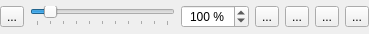
<?xml version="1.0" encoding="UTF-8"?>
<ui version="4.0">
 <class>Form</class>
 <widget class="QWidget" name="Form">
  <property name="geometry">
   <rect>
    <x>0</x>
    <y>0</y>
    <width>369</width>
    <height>34</height>
   </rect>
  </property>
  <property name="windowTitle">
   <string>Form</string>
  </property>
  <layout class="QGridLayout" name="gridLayout">
   <property name="leftMargin">
    <number>0</number>
   </property>
   <property name="topMargin">
    <number>0</number>
   </property>
   <property name="rightMargin">
    <number>0</number>
   </property>
   <property name="bottomMargin">
    <number>0</number>
   </property>
   <item row="0" column="0">
    <layout class="QHBoxLayout" name="horizontalLayout">
     <item>
      <widget class="QToolButton" name="btn_zoomOut">
       <property name="focusPolicy">
        <enum>Qt::ClickFocus</enum>
       </property>
       <property name="toolTip">
        <string>Decrease zoom level</string>
       </property>
       <property name="text">
        <string>...</string>
       </property>
       <property name="icon">
        <iconset resource="res.qrc">
         <normaloff>:/view/icon/zoom_out.png</normaloff>:/view/icon/zoom_out.png</iconset>
       </property>
       <property name="iconSize">
        <size>
         <width>26</width>
         <height>26</height>
        </size>
       </property>
      </widget>
     </item>
     <item>
      <widget class="QSlider" name="hs_zoom">
       <property name="minimumSize">
        <size>
         <width>100</width>
         <height>0</height>
        </size>
       </property>
       <property name="styleSheet">
        <string notr="true"/>
       </property>
       <property name="minimum">
        <number>1</number>
       </property>
       <property name="maximum">
        <number>1000</number>
       </property>
       <property name="value">
        <number>100</number>
       </property>
       <property name="orientation">
        <enum>Qt::Horizontal</enum>
       </property>
       <property name="invertedControls">
        <bool>false</bool>
       </property>
       <property name="tickPosition">
        <enum>QSlider::TicksBelow</enum>
       </property>
       <property name="tickInterval">
        <number>100</number>
       </property>
      </widget>
     </item>
     <item>
      <widget class="QSpinBox" name="sp_zoom">
       <property name="toolTip">
        <string>Zoom Level</string>
       </property>
       <property name="alignment">
        <set>Qt::AlignCenter</set>
       </property>
       <property name="suffix">
        <string> %</string>
       </property>
       <property name="prefix">
        <string/>
       </property>
       <property name="minimum">
        <number>1</number>
       </property>
       <property name="maximum">
        <number>1000</number>
       </property>
       <property name="singleStep">
        <number>1</number>
       </property>
       <property name="value">
        <number>100</number>
       </property>
      </widget>
     </item>
     <item>
      <widget class="QToolButton" name="btn_zoomIn">
       <property name="focusPolicy">
        <enum>Qt::ClickFocus</enum>
       </property>
       <property name="toolTip">
        <string>Increase zoom level</string>
       </property>
       <property name="text">
        <string>...</string>
       </property>
       <property name="icon">
        <iconset resource="res.qrc">
         <normaloff>:/view/icon/zoom_in.png</normaloff>:/view/icon/zoom_in.png</iconset>
       </property>
       <property name="iconSize">
        <size>
         <width>26</width>
         <height>26</height>
        </size>
       </property>
      </widget>
     </item>
     <item>
      <widget class="QToolButton" name="btn_fitWindow">
       <property name="focusPolicy">
        <enum>Qt::ClickFocus</enum>
       </property>
       <property name="toolTip">
        <string>Zoom follows window size</string>
       </property>
       <property name="text">
        <string>...</string>
       </property>
       <property name="icon">
        <iconset resource="res.qrc">
         <normaloff>:/view/icon/fit_window.png</normaloff>:/view/icon/fit_window.png</iconset>
       </property>
       <property name="iconSize">
        <size>
         <width>26</width>
         <height>26</height>
        </size>
       </property>
      </widget>
     </item>
     <item>
      <widget class="QToolButton" name="btn_fitWidth">
       <property name="focusPolicy">
        <enum>Qt::ClickFocus</enum>
       </property>
       <property name="toolTip">
        <string>Zoom follows window width</string>
       </property>
       <property name="text">
        <string>...</string>
       </property>
       <property name="icon">
        <iconset resource="res.qrc">
         <normaloff>:/view/icon/fit_width.png</normaloff>:/view/icon/fit_width.png</iconset>
       </property>
       <property name="iconSize">
        <size>
         <width>26</width>
         <height>26</height>
        </size>
       </property>
      </widget>
     </item>
     <item>
      <widget class="QToolButton" name="btn_originalSize">
       <property name="focusPolicy">
        <enum>Qt::ClickFocus</enum>
       </property>
       <property name="toolTip">
        <string>Zoom to original size</string>
       </property>
       <property name="text">
        <string>...</string>
       </property>
       <property name="icon">
        <iconset resource="res.qrc">
         <normaloff>:/view/icon/original_size.png</normaloff>:/view/icon/original_size.png</iconset>
       </property>
       <property name="iconSize">
        <size>
         <width>26</width>
         <height>26</height>
        </size>
       </property>
      </widget>
     </item>
    </layout>
   </item>
  </layout>
 </widget>
 <resources>
  <include location="res.qrc"/>
 </resources>
 <connections>
  <connection>
   <sender>hs_zoom</sender>
   <signal>valueChanged(int)</signal>
   <receiver>sp_zoom</receiver>
   <slot>setValue(int)</slot>
   <hints>
    <hint type="sourcelabel">
     <x>102</x>
     <y>23</y>
    </hint>
    <hint type="destinationlabel">
     <x>168</x>
     <y>21</y>
    </hint>
   </hints>
  </connection>
  <connection>
   <sender>sp_zoom</sender>
   <signal>valueChanged(int)</signal>
   <receiver>hs_zoom</receiver>
   <slot>setValue(int)</slot>
   <hints>
    <hint type="sourcelabel">
     <x>159</x>
     <y>14</y>
    </hint>
    <hint type="destinationlabel">
     <x>114</x>
     <y>15</y>
    </hint>
   </hints>
  </connection>
 </connections>
</ui>
